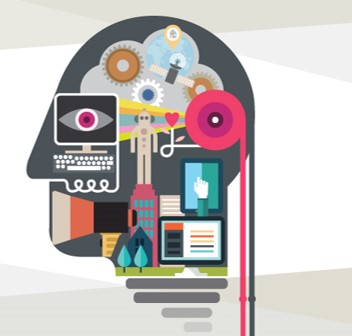
#> input picture Photo_Editor/temp1.jpg, 352 x 336 px
$ python Paul_InputImage.py
#> lines starting #> are read from the running program, lines starting #| are printed output that depends on the picture
from PIL import Image, ImageFilter
import numpy as np

# Function to perform box blur
def blur_image(image):
    # Apply box blur filter to the image
    blurred_image = image.filter(ImageFilter.BoxBlur(5))

    return blurred_image

# Function to save modified image
def save_image(image,outputPath, filename):
    image.save(outputPath+filename)

# Example usage
input_path = input("Enter path to input image (eg. C:/image.jpg): ")
#> the answer given: temp1.jpg

# Open the image

input_image = Image.open(input_path)
#> input_image is the input picture: PIL image 352x336 RGB; mean R, G, B 197.8, 192.7, 191.4

# Blur image
blurred_image = blur_image(input_image)
#> in blur_image, `blurred_image = image.filter(ImageFilter.BoxBlur(5))`:
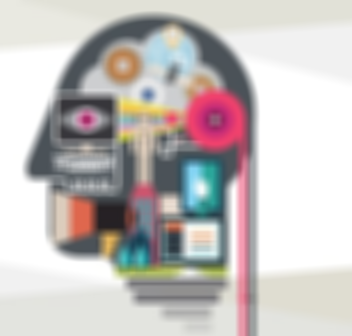
#> blurred_image: PIL image 352x336 RGB; mean R, G, B 197.8, 192.8, 191.4

# Save modified image
output_path = input("Enter output file path: ")
#> the answer given: out.png
output_fileName = input("input output file name(xxx.jpg): ")
#> the answer given: out.png
save_image(blurred_image, output_path, output_fileName)

print("Image editing completed and saved successfully!")
